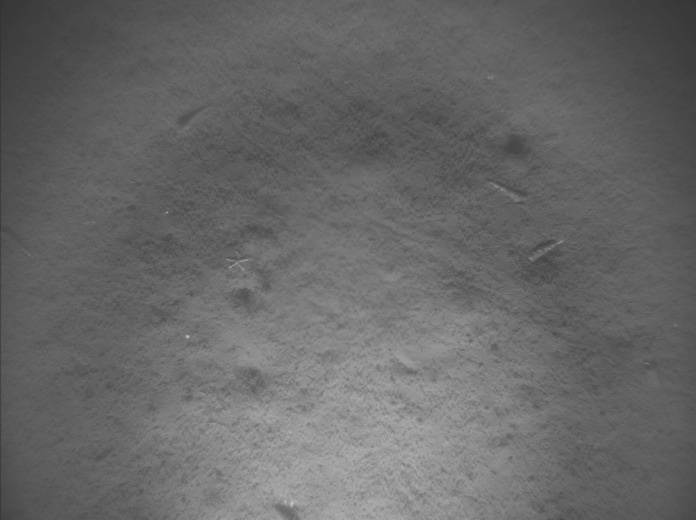
#> input picture 09203239.jpg, 696 x 520 px, found by its file name
$ python main.py
#> lines starting #> are read from the running program, lines starting #| are printed output that depends on the picture; after the words box and inside, x2 and y2 are one past the last pixel; in counts of white or black regions, pixels touching at a corner belong together
import cv2
import numpy as np

# read image
img = cv2.imread("dataset/photo/09203239.jpg")
#> img is the input picture: shape (520, 696, 3); min 51, max 209, mean 103.5

# convert to LAB and extract L  channel
LAB = cv2.cvtColor(img, cv2.COLOR_BGR2LAB)
#> LAB: shape (520, 696, 3); mean of channels 0, 1, 2 111.4, 128, 128
L = LAB[:,:,0]

# threshold L channel with triangle method
value, thresh = cv2.threshold(L, 0, 255, cv2.THRESH_BINARY+cv2.THRESH_TRIANGLE)
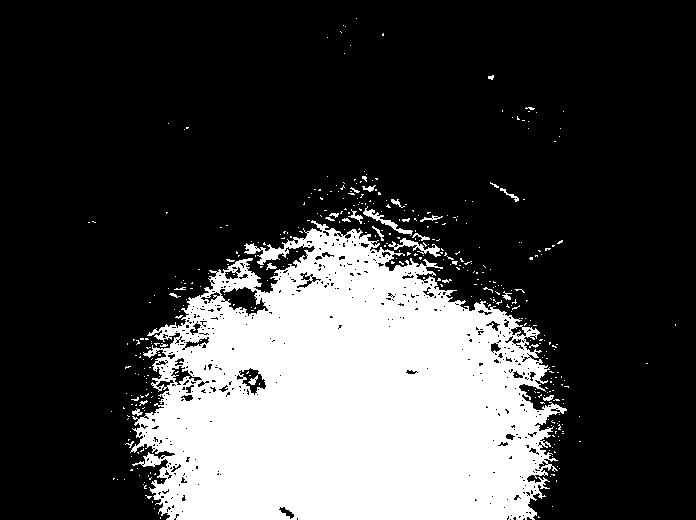
#> thresh: shape (520, 696); 25.3% white; 404 white regions (377 under 20 px), largest, box (x1, y1, x2, y2) and area: (130, 220, 567, 520) 89085, (388, 238, 441, 257) 290, (363, 206, 413, 236) 263
#> value = 119
print(value)
#| 119.0

value = value + 10
#> value = 129
thresh = cv2.threshold(L, value, 255, cv2.THRESH_BINARY)[1]
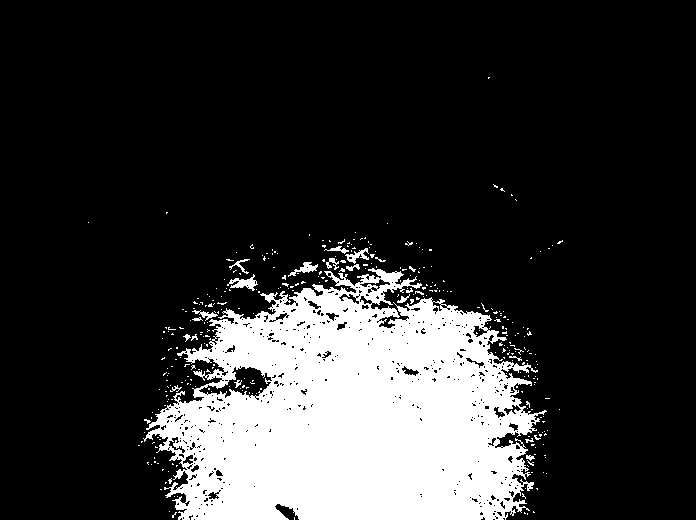
#> thresh: shape (520, 696); 19.4% white; 342 white regions (322 under 20 px), largest, box (x1, y1, x2, y2) and area: (143, 268, 547, 520) 67728, (227, 274, 258, 291) 222, (288, 262, 318, 277) 161

# invert threshold and make 3 channels
thresh = 255 - thresh
mask = cv2.merge([thresh, thresh, thresh])
#> mask: shape (520, 696, 3); mean of channels 0, 1, 2 205.6, 205.6, 205.6

# save result
# cv2.imwrite('mask.jpg', thresh)

mask = cv2.blur(mask, (100, 100), 0)
#> mask: shape (520, 696, 3); mean of channels 0, 1, 2 205.7, 205.7, 205.7

a = 0.83
res = cv2.addWeighted(img, a,mask,1 - a,0)
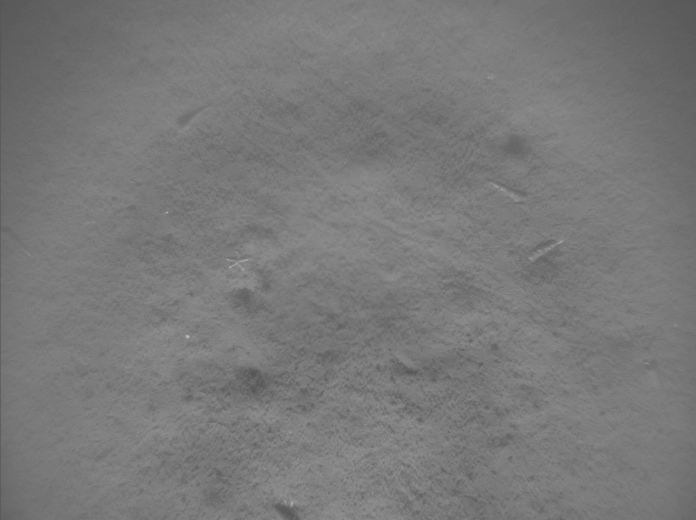
#> res: shape (520, 696, 3); min 84, max 191, mean 120.9
cv2.imshow('output', res)
cv2.imshow('input', img)
cv2.imwrite("clear_data/photo/out.jpg", res)

cv2.waitKey(0)
cv2.destroyAllWindows()

$ run again, with 1.jpg copied over 09203239.jpg
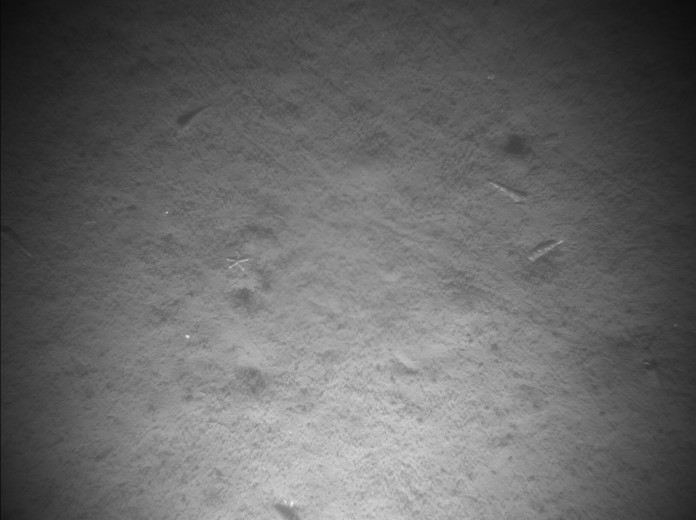
#> input picture 1.jpg, 696 x 520 px, found by its file name
#> img is the input picture: shape (520, 696, 3); min 9, max 252, mean 102.7
#> LAB: shape (520, 696, 3); mean of channels 0, 1, 2 109.3, 128, 128
#> `value, thresh = cv2.threshold(L, 0, 255, cv2.THRESH_BINARY+cv2.THRESH_..`:
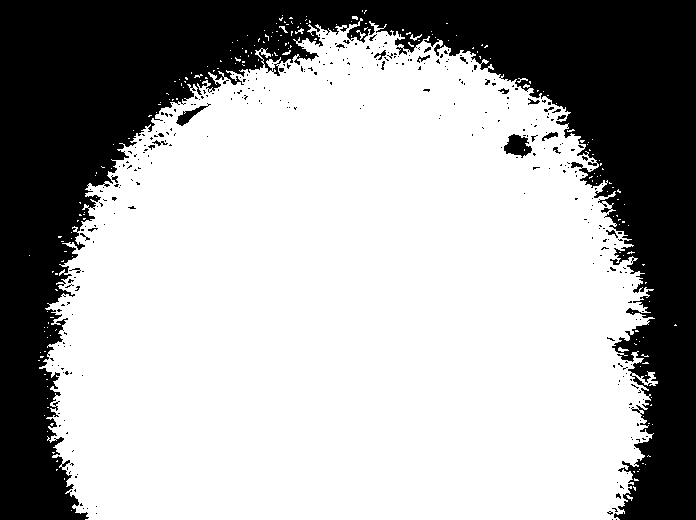
#> thresh: shape (520, 696); 66.4% white; 335 black regions (316 under 20 px), largest, box (x1, y1, x2, y2) and area: (0, 0, 696, 520) 119285, (504, 134, 532, 158) 415, (176, 103, 211, 126) 221
#> `value, thresh = cv2.threshold(L, 0, 255, cv2.THRESH_BINARY+cv2.THRESH_..`: value = 85
#| 85.0
#> `value = value + 10`: value = 95
#> `thresh = cv2.threshold(L, value, 255, cv2.THRESH_BINARY)[1]`:
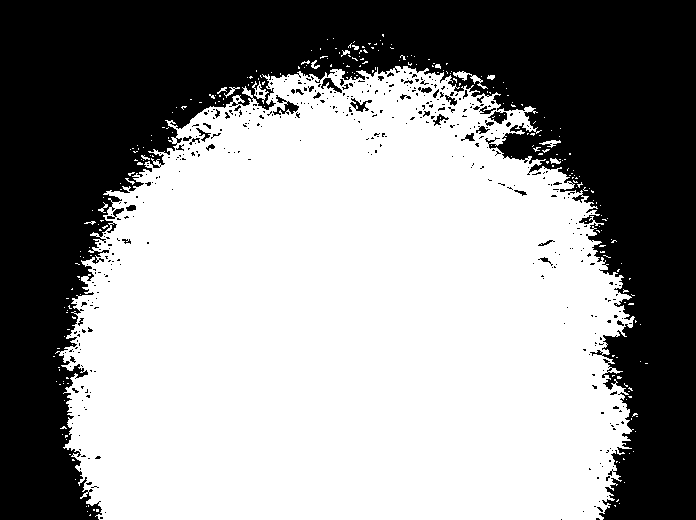
#> thresh: shape (520, 696); 57.9% white; 437 black regions (399 under 20 px), largest, box (x1, y1, x2, y2) and area: (0, 0, 696, 520) 148885, (273, 95, 299, 115) 196, (488, 111, 507, 124) 139

$ run again, with res.jpg copied over 09203239.jpg
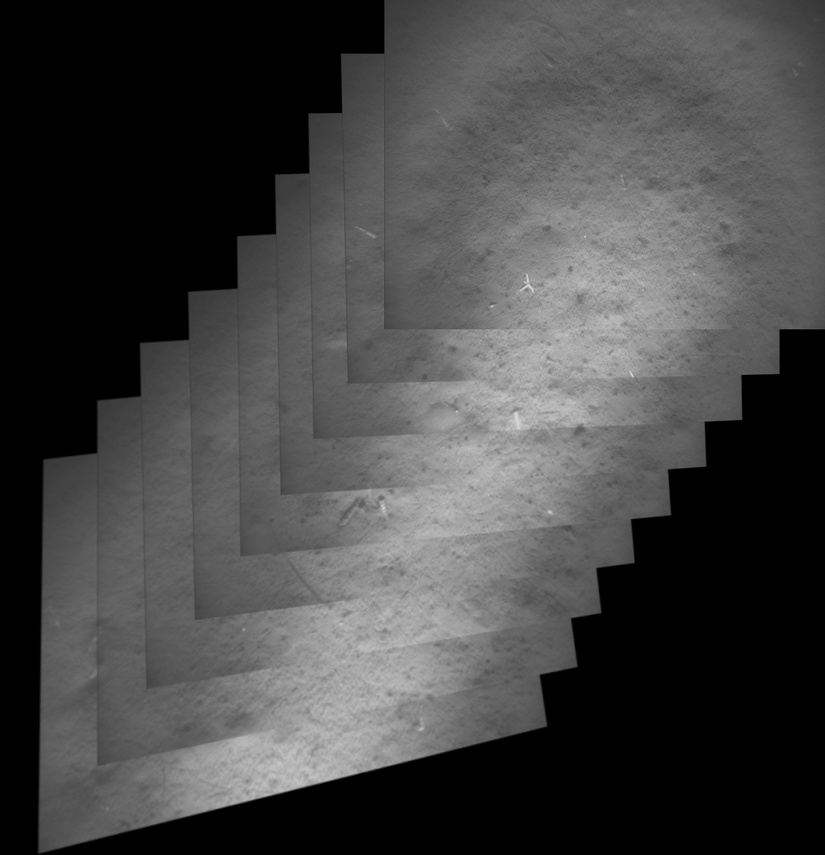
#> input picture res.jpg, 825 x 855 px, shrunk from 1303 x 1350 before the run, found by its file name
#> img is the input picture: shape (855, 825, 3); min 0, max 217, mean 68.2
#> LAB: shape (855, 825, 3); mean of channels 0, 1, 2 73, 128, 128
#> `value, thresh = cv2.threshold(L, 0, 255, cv2.THRESH_BINARY+cv2.THRESH_..`:
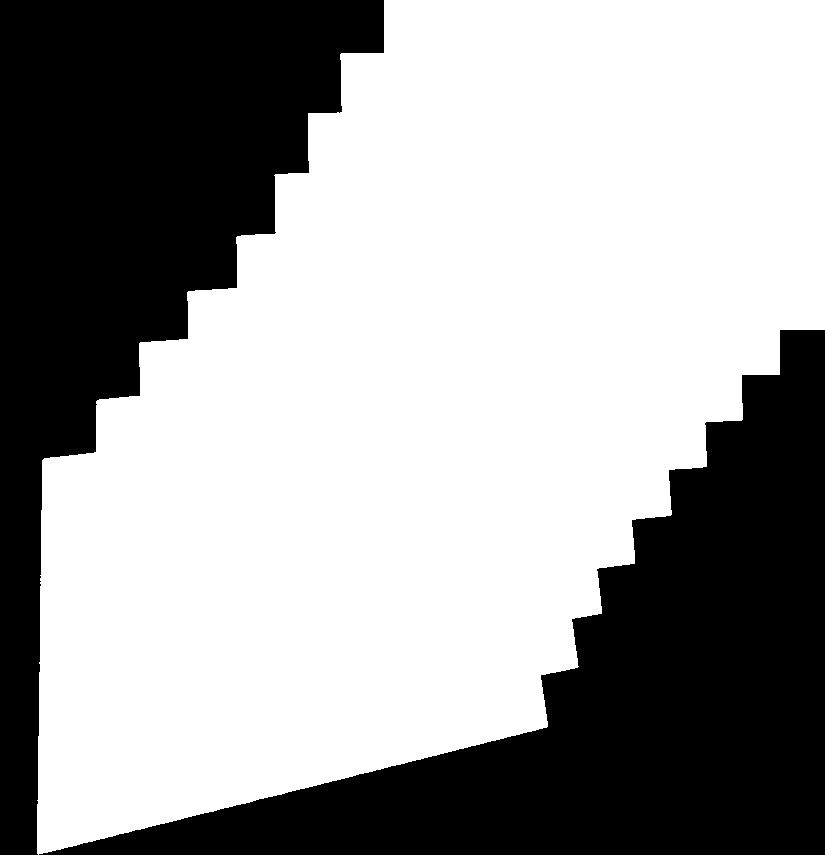
#> thresh: shape (855, 825); 62.4% white; 2 black regions, box (x1, y1, x2, y2) and area: (39, 330, 825, 855) 136878, (0, 0, 384, 855) 128173
#> `value, thresh = cv2.threshold(L, 0, 255, cv2.THRESH_BINARY+cv2.THRESH_..`: value = 3
#| 3.0
#> `value = value + 10`: value = 13
#> `res = cv2.addWeighted(img, a,mask,1 - a,0)`:
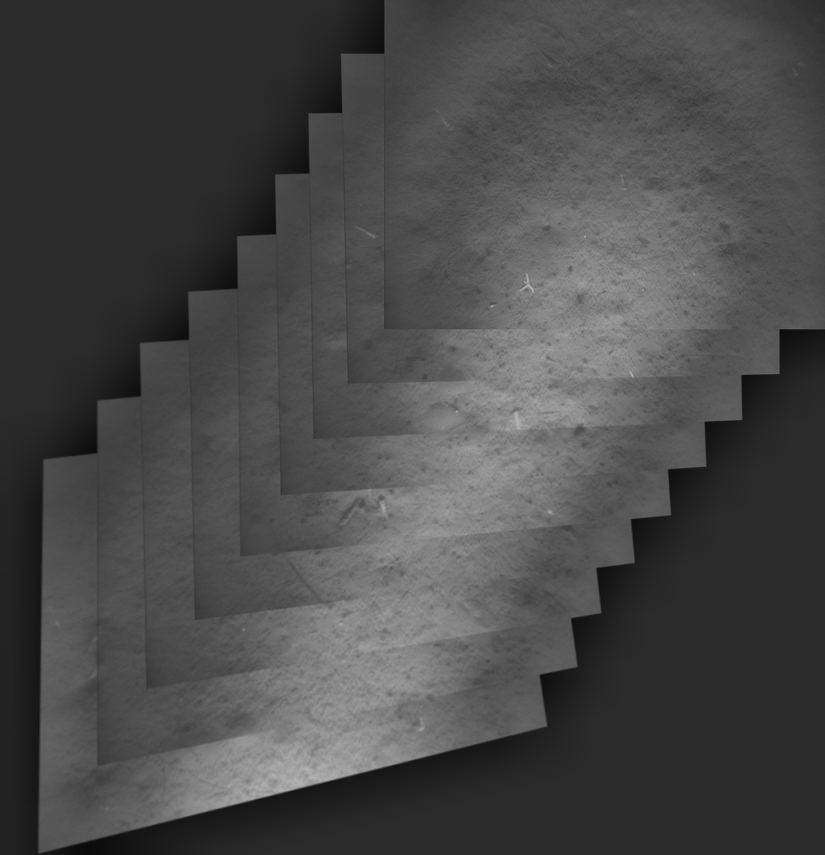
#> res: shape (855, 825, 3); min 11, max 180, mean 72.9
